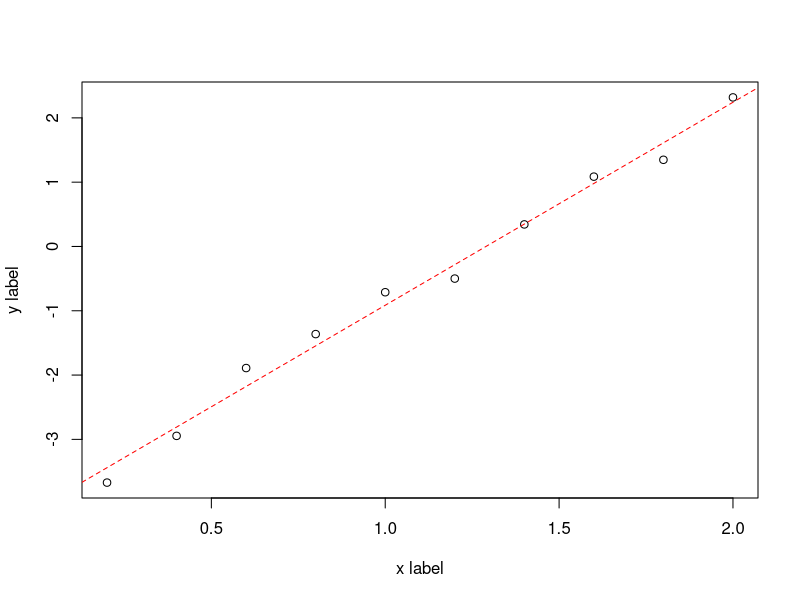

Source code (R):
#! /usr/bin/env Rscript
#
# This is a script in the R language,
#     Adapted from
#           http://www.astro.umd.edu/~harris/ASTR610_F16/linearfit.r
#
#     To run this within R, start R and type
#           source('linearfit.r')
#     and a plot should also appear on the screen.
#
#     Or from the Unix commandline
#           Rscript linearfit.r
#     in this case the plot will be called Rplots.pdf

# make some data (the # makes a comment in the script)
x = (1:10)*0.2
y = x*3-4
# add a little noise
y = y + rnorm(length(y), 0, 0.2)

# do the fit
lmfit = lm(y~x)
# print out the fit parameters
print(lmfit)

# make a plot of the data
plot(x, y, xlab='x label', ylab='y label')
# plot the fit in a red dashed line
abline(lmfit, col='red', lty=2)
